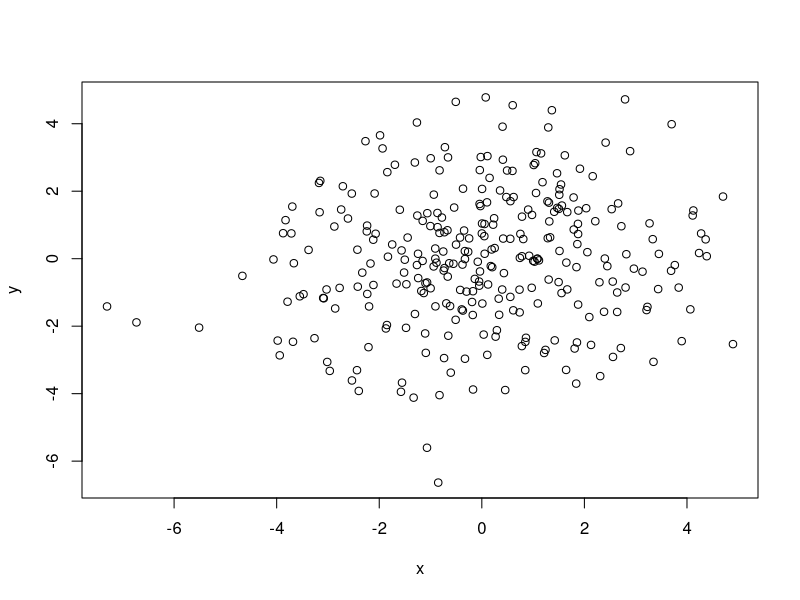
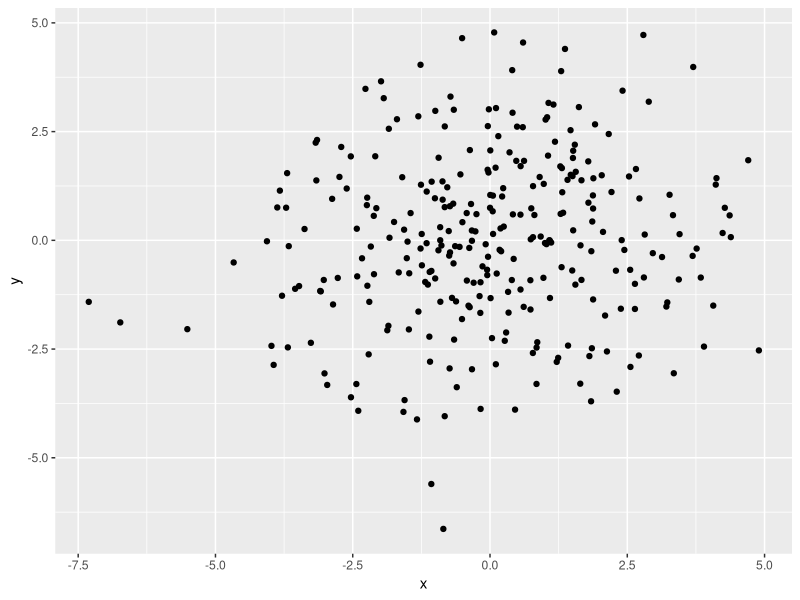

Generate these figures, in order, with R: (Note: this script raises an error after producing the figures.)
require(ggplot2)

# hmm...let generate some data first
n <- 300 # number of data point pairs 
d <- 2 # dimension, of-course it's 2

# generating some data having a gaussian distribution
sigma <- 2 # variance of the distribution, i love this!
mean <- 0 # centre of the distribution 

# ok, commence generating...
x <- rnorm(n,mean=mean,sd=sigma)
y <- rnorm(n,mean=mean,sd=sigma)

# putting x and y into a dataframe
p <- data.frame(x,y)

# plotting 1
plot(p)

# plotting 2
qplot(x,y, data=p)

# plotting 3
ggplot(x, aes(y, fill=cut)) + geom_bar()

# plottin 4
qplot(factor(x), data=p, geom="bar", fill=factor(x))



